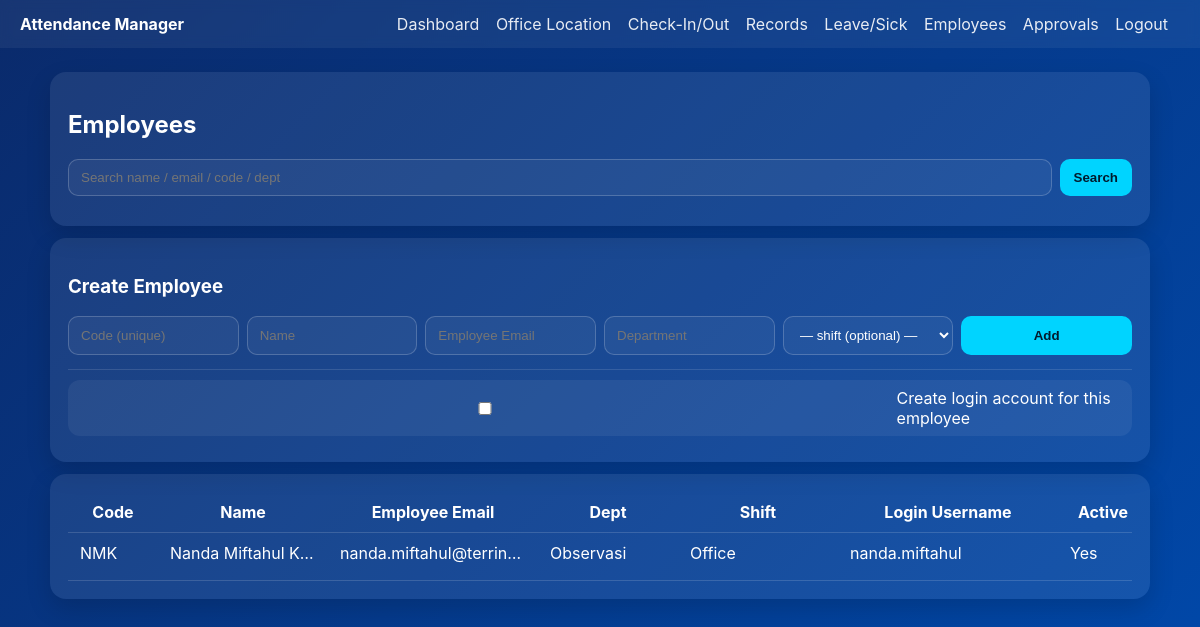
The app's page /employees (signed in), older data.
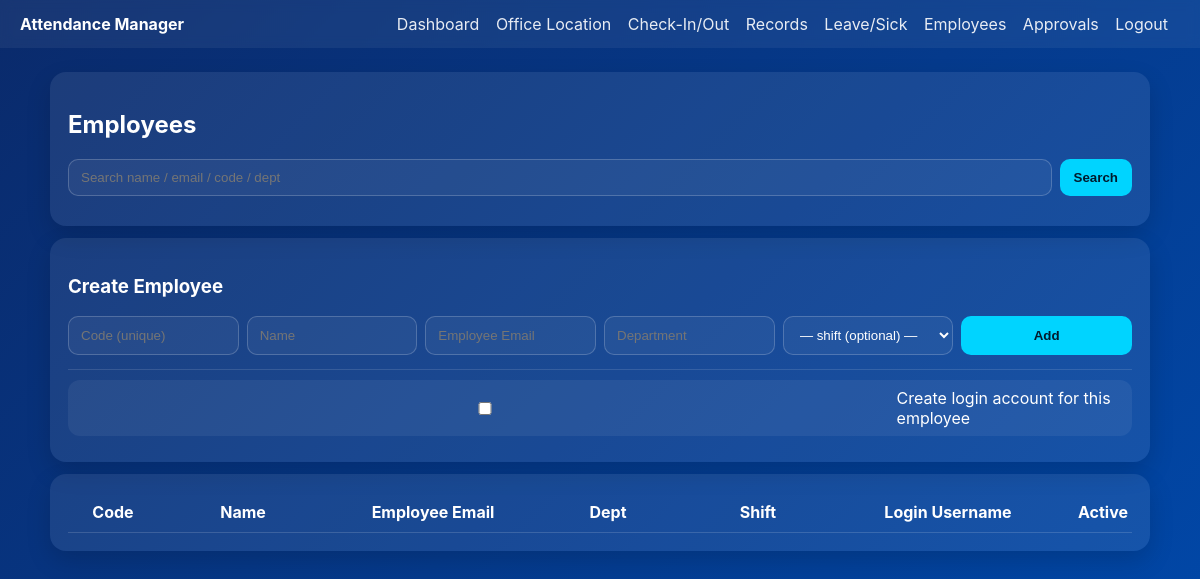
The same page, newer data.
### models.py (models this page shows, shortened)
class Employee(db.Model):
    __tablename__ = "employees"
    id = db.Column(db.Integer, primary_key=True)
    code = db.Column(db.String(20), unique=True, nullable=False)
    name = db.Column(db.String(120), nullable=False)
    email = db.Column(db.String(120), unique=True)
    dept = db.Column(db.String(80))
    is_active = db.Column(db.Boolean, default=True)
    user_id = db.Column(db.Integer, db.ForeignKey("users.id"))
    user = db.relationship("User", backref=db.backref("employee", uselist=False))
    shift_id = db.Column(db.Integer, db.ForeignKey("shifts.id"))
    shift = db.relationship("Shift", backref="employees")

class Shift(db.Model):
    __tablename__ = "shifts"
    id = db.Column(db.Integer, primary_key=True)
    name = db.Column(db.String(80), nullable=False, unique=True)
    start_time = db.Column(db.Time, nullable=False)  # e.g. 09:00
    end_time = db.Column(db.Time, nullable=False)    # e.g. 17:00
    grace_in_min = db.Column(db.Integer, default=15)
    grace_out_min = db.Column(db.Integer, default=0)

class User(UserMixin, db.Model):
    __tablename__ = "users"
    id = db.Column(db.Integer, primary_key=True)
    name = db.Column(db.String(120), nullable=False)
    email = db.Column(db.String(120), unique=True, nullable=False)
    password_hash = db.Column(db.String(255), nullable=False)
    role = db.Column(db.String(20), default="staff")  # admin/staff
    is_active = db.Column(db.Boolean, default=True)

### app.py (the view)
@app.route("/employees")
@login_required
def employees():
    if current_user.role != "admin":
        flash("Admins only", "warning")
        return redirect(url_for("dashboard"))
    q = request.args.get("q", "").strip()
    query = Employee.query
    if q:
        like = f"%{q}%"
        query = query.filter(or_(Employee.name.ilike(like), Employee.email.ilike(like), Employee.code.ilike(like), Employee.dept.ilike(like)))
    rows = query.order_by(Employee.name.asc()).all()
    shifts = Shift.query.order_by(Shift.start_time.asc()).all()
    return render_template("employees.html", rows=rows, q=q, shifts=shifts)

### app.py (called while the page is built)
@login_manager.user_loader
def load_user(user_id):
    return User.query.get(int(user_id))

### templates/employees.html (shortened to what this page needs)
{% extends 'base.html' %}
{% block content %}
<div class="card">
  <h2>Employees</h2>
  <form method="get" style="display:flex; gap:8px; margin-bottom:12px;">
    <input name="q" placeholder="Search name / email / code / dept" value="{{ q }}">
    <button class="btn" type="submit">Search</button>
  </form>
</div>
<div class="card" style="margin-top:12px;">
  <h3>Create Employee</h3>
  <form method="post" action="{{ url_for('employee_create') }}" style="display:grid; grid-template-columns: repeat(6, 1fr); gap:8px;">
    <input name="code" placeholder="Code (unique)" required>
    <input name="name" placeholder="Name" required>
    <input name="email" placeholder="Employee Email">
    <input name="dept" placeholder="Department">
    <select name="shift_id">
      <option value="">— shift (optional) —</option>
    </select>
    <button class="btn" type="submit">Add</button>
    <div style="grid-column:1/-1; margin-top:6px; padding-top:10px; border-top:1px solid rgba(255,255,255,0.12);">
      <label class="chk" style="margin-bottom:8px;">
        <input type="checkbox" id="create_login" name="create_login" value="1" onchange="toggleCreateLogin()">
        Create login account for this employee
      </label>
    </div>
  </form>
</div>
<div class="card" style="margin-top:12px;">
  <div class="tablewrap">
    <table class="table">
      <thead>
        <tr>
          <th style="width:90px;">Code</th>
          <th style="width:170px;">Name</th>
          <th style="width:210px;">Employee Email</th>
          <th style="width:140px;">Dept</th>
          <th style="width:160px;">Shift</th>
          <th style="width:220px;">Login Username</th>
          <th style="width:90px;">Active</th>
        </tr>
      </thead>
      <tbody>
        {% for r in rows %}
        <tr>
          <td>{{ r.code }}</td>
          <td>{{ r.name }}</td>
          <td title="{{ r.email or '' }}">{{ r.email or '' }}</td>
          <td>{{ r.dept or '' }}</td>
          <td>{{ r.shift.name if r.shift else '' }}</td>
          <td title="{{ r.user.email if r.user else '' }}">{{ r.user.email if r.user else '' }}</td>
          <td>{{ 'Yes' if r.is_active else 'No' }}</td>
        </tr>
        {% endfor %}
      </tbody>
    </table>
  </div>
</div>
{% endblock %}

Row changes from the older to the newer data that the page shows:
removed Employee: code "NMK", name "Nanda Miftahul K…", email "nanda.miftahul@terrin…", dept "Observasi", shift "Office", user "nanda.miftahul", is_active "Yes"
